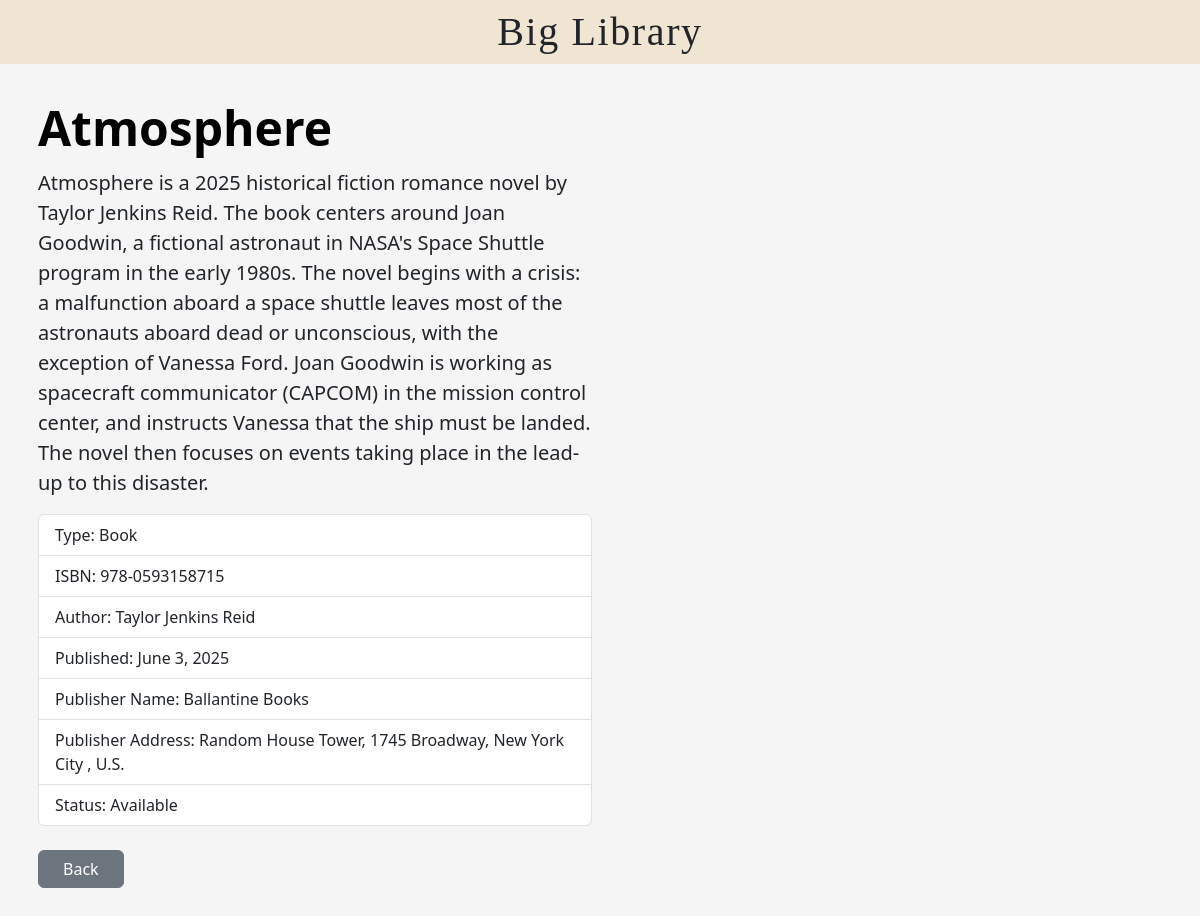
The page /website/details.php?id=10 on the database its author committed.
### tables this page shows
CREATE TABLE `medium` (
  `id` int(11) NOT NULL,
  `title` varchar(50) NOT NULL,
  `image` varchar(255) DEFAULT NULL,
  `isbn_code` varchar(20) DEFAULT NULL,
  `short_description` varchar(800) DEFAULT NULL,
  `type` varchar(50) NOT NULL,
  `author_first_name` varchar(100) DEFAULT NULL,
  `author_last_name` varchar(100) DEFAULT NULL,
  `publisher_name` varchar(100) DEFAULT NULL,
  `publisher_address` varchar(100) DEFAULT NULL,
  `publish_date` date DEFAULT NULL,
  `status` tinyint(1) NOT NULL
);

### website/details.php (the view, shortened to what this page needs)
<?php
require_once './components/db_connect.php';
$layout = "";
if (isset($_GET['id'])) {
  $id = $_GET['id'];
  $sql = "SELECT * FROM `medium` WHERE id=$id";
  $result = mysqli_query($conn, $sql);
  if ($result) {
    $row = mysqli_fetch_assoc($result);
    if ($row) {
      $title = $row['title'];
      $image = $row['image'];
      $isbn_code = $row['isbn_code'] ? ("<li class='list-group-item'>ISBN: " . $row['isbn_code'] . "</li>") : "";
      $short_description = $row['short_description'];
      $type = $row['type'];
      $author_first_name = $row['author_first_name'];
      $author_last_name = $row['author_last_name'];
      $publisher_name = $row['publisher_name'];
      $publisher_address = $row['publisher_address'];
      $publish_date = $row['publish_date'];
      $status = ($row['status']) ? "Available" : "Reserved";
      if (!empty($publish_date) && $publish_date != "0000-00-00") {
        $publish_date_obj = date_create($publish_date);
        $publish_date = date_format($publish_date_obj, "F j, Y");
      } else {
        $publish_date = "";
      }
      $layout = "<div class='container col-xxl-8 px-4 pt-4'>
                   <div class='row flex-lg-row-reverse align-items-start g-5 pb-5'>
                     <div class='col-12 col-sm-8 col-lg-6'>
                       <img src='$image' class='d-block mx-lg-auto shadow' alt='' loading='lazy'>
                    </div>
                    <div class='col-lg-6 rounded-2 p-4 p-sm-2 mt-0 mt-sm-3 mt-md-5'>
                      <h1 class='display-5 fw-bold text-body-emphasis lh-1 mb-3'>$title</h1>
                      <p class='h5 lh-base'>$short_description</p>
                      <div class='mt-3 mb-4'>
                        <ul class='list-group'>
                          <li class='list-group-item'>Type: $type</li>
                          $isbn_code
                          <li class='list-group-item'>Author: $author_first_name $author_last_name</li>
                          <li class='list-group-item'>Published: $publish_date</li>
                          <li class='list-group-item'>Publisher Name: $publisher_name</li>
                          <li class='list-group-item'>Publisher Address: $publisher_address</li>
                          <li class='list-group-item'>Status: $status</li>
                        </ul>
                      </div>
                      <div class='d-grid gap-2 d-md-flex justify-content-md-start'>
                        <a href='./index.php' class='btn btn-secondary btn-md px-4'>Back</a>
                      </div>
                    </div>
                   </div>
                 </div>";
    } else {
      echo $error_msg_general;
    }
  } else {
    echo $error_msg_general;
  }
}
?>
<!DOCTYPE html>
<html lang="en">
<head>
  <link href="https://cdn.jsdelivr.net/npm/bootstrap@5.3.7/dist/css/bootstrap.min.css" rel="stylesheet">
  <link rel="stylesheet" href="./styles/style.css">
</head>
<body>
  <div class="title-row mb-0">
    <h1 class="text-center">Big Library</h1>
  </div>
  <?= $layout ?>
</body>
</html>

### website/styles/style.css (style rules this page uses)
body { background-color: whitesmoke; }

### rows shown on the page
medium: title "Atmosphere", short_description "Atmosphere is a 2025 historical fiction romance novel by Taylor Jenkins Reid. The book centers around Joan Goodwin, a fictional astronaut in NASA's Space Shuttle program in the early 1980s. The novel begins with a crisis: a malfunction aboard a space shuttle leaves most of the astronauts aboard dead or unconscious, with the exception of Vanessa Ford. Joan Goodwin is working as spacecraft communicator (CAPCOM) in the mission control center, and instructs Vanessa that the ship must be landed. The novel then focuses on events taking place in the lead-up to this disaster.", type "Book", isbn_code "978-0593158715", author_first_name "Taylor Jenkins", author_last_name "Reid", publish_date "June 3, 2025", publisher_name "Ballantine Books", publisher_address "Random House Tower, 1745 Broadway, New York City , U.S.", status "Available"
